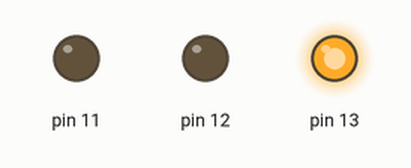
Recording of a sketch running on a simulated Arduino Uno, built with avr-gcc and run on an emulated ATmega328P. Shown: output pins drawn as LEDs (lit = HIGH).

Above: at 0.2 s.
At 1.2 s:
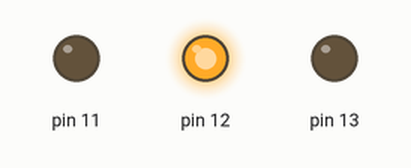
At 2.2 s:
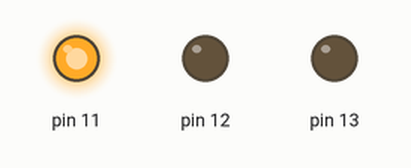
At 5.7 s:
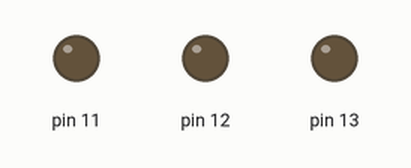
Timing chart, 0 to 6.9 s (numbered marks = the images above):
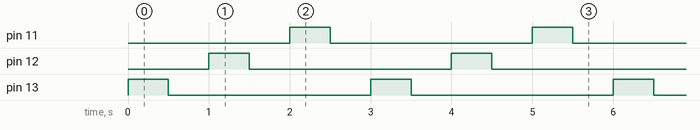

Measured:
- by itself, pin 11–13: alternates HIGH for 0.50 s and LOW for 2.5 s
- by itself, everything shown: repeats every 3.0 s, in 6 steps

The sketch:

led_lights1.ino
```cpp
// C++ code
//
int animationspeed = 0;
void setup()
{
  pinMode(13, OUTPUT);
  pinMode(12, OUTPUT);
  pinMode(11, OUTPUT);
}

void loop()
{
  animationspeed  = 500;
  digitalWrite(13, HIGH);
  delay(animationspeed); // Wait for 1000 millisecond(s)
  digitalWrite(13, LOW);
  delay(animationspeed); // Wait for 1000 millisecond(s)
  digitalWrite(12, HIGH);
  delay(animationspeed); // Wait for 1000 millisecond(s)
  digitalWrite(12, LOW);
  delay(animationspeed); // Wait for 1000 millisecond(s)
  digitalWrite(11, HIGH);
  delay(animationspeed); // Wait for 1000 millisecond(s)
  digitalWrite(11, LOW);
  delay(animationspeed); // Wait for 1000 millisecond(s)


}
```
